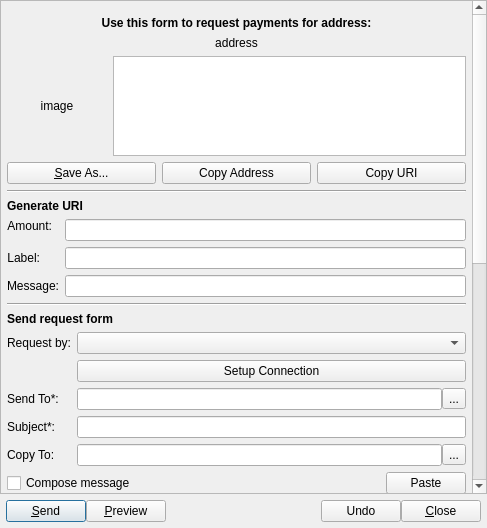
<?xml version="1.0" encoding="UTF-8"?>
<ui version="4.0">
 <class>RequestPaymentDialog</class>
 <widget class="QDialog" name="RequestPaymentDialog">
  <property name="geometry">
   <rect>
    <x>0</x>
    <y>0</y>
    <width>487</width>
    <height>528</height>
   </rect>
  </property>
  <property name="sizePolicy">
   <sizepolicy hsizetype="Preferred" vsizetype="Preferred">
    <horstretch>0</horstretch>
    <verstretch>0</verstretch>
   </sizepolicy>
  </property>
  <property name="minimumSize">
   <size>
    <width>300</width>
    <height>0</height>
   </size>
  </property>
  <property name="windowTitle">
   <string>QR Code Dialog</string>
  </property>
  <layout class="QVBoxLayout" name="verticalLayout_3">
   <property name="spacing">
    <number>0</number>
   </property>
   <property name="leftMargin">
    <number>0</number>
   </property>
   <property name="topMargin">
    <number>0</number>
   </property>
   <property name="rightMargin">
    <number>0</number>
   </property>
   <property name="bottomMargin">
    <number>0</number>
   </property>
   <item>
    <layout class="QHBoxLayout" name="actionBarLayout">
     <property name="spacing">
      <number>0</number>
     </property>
    </layout>
   </item>
   <item>
    <widget class="QScrollArea" name="scrollArea">
     <property name="widgetResizable">
      <bool>true</bool>
     </property>
     <widget class="QWidget" name="scrollAreaWidgetContents">
      <property name="geometry">
       <rect>
        <x>0</x>
        <y>-227</y>
        <width>468</width>
        <height>937</height>
       </rect>
      </property>
      <layout class="QVBoxLayout" name="verticalLayout_4">
       <property name="spacing">
        <number>0</number>
       </property>
       <property name="leftMargin">
        <number>0</number>
       </property>
       <property name="topMargin">
        <number>0</number>
       </property>
       <property name="rightMargin">
        <number>0</number>
       </property>
       <property name="bottomMargin">
        <number>0</number>
       </property>
       <item>
        <layout class="QVBoxLayout" name="verticalLayout">
         <property name="leftMargin">
          <number>3</number>
         </property>
         <property name="rightMargin">
          <number>3</number>
         </property>
         <item>
          <widget class="QWidget" name="widget" native="true">
           <layout class="QVBoxLayout" name="verticalLayout_2">
            <property name="leftMargin">
             <number>3</number>
            </property>
            <property name="topMargin">
             <number>6</number>
            </property>
            <property name="rightMargin">
             <number>3</number>
            </property>
            <property name="bottomMargin">
             <number>6</number>
            </property>
            <item>
             <widget class="QFrame" name="frameSendForm">
              <property name="frameShape">
               <enum>QFrame::NoFrame</enum>
              </property>
              <property name="frameShadow">
               <enum>QFrame::Raised</enum>
              </property>
              <layout class="QVBoxLayout" name="verticalLayout_7">
               <property name="spacing">
                <number>6</number>
               </property>
               <property name="leftMargin">
                <number>0</number>
               </property>
               <property name="topMargin">
                <number>9</number>
               </property>
               <property name="rightMargin">
                <number>0</number>
               </property>
               <property name="bottomMargin">
                <number>6</number>
               </property>
               <item>
                <widget class="QLabel" name="titleMainForm">
                 <property name="sizePolicy">
                  <sizepolicy hsizetype="Preferred" vsizetype="Fixed">
                   <horstretch>0</horstretch>
                   <verstretch>0</verstretch>
                  </sizepolicy>
                 </property>
                 <property name="font">
                  <font>
                   <weight>75</weight>
                   <bold>true</bold>
                  </font>
                 </property>
                 <property name="text">
                  <string>Use this form to request payments for address:</string>
                 </property>
                 <property name="alignment">
                  <set>Qt::AlignCenter</set>
                 </property>
                </widget>
               </item>
               <item>
                <widget class="QLabel" name="labelAddress">
                 <property name="sizePolicy">
                  <sizepolicy hsizetype="Preferred" vsizetype="Fixed">
                   <horstretch>0</horstretch>
                   <verstretch>0</verstretch>
                  </sizepolicy>
                 </property>
                 <property name="text">
                  <string>address</string>
                 </property>
                 <property name="alignment">
                  <set>Qt::AlignCenter</set>
                 </property>
                </widget>
               </item>
               <item>
                <layout class="QHBoxLayout" name="horizontalLayout_5">
                 <item>
                  <widget class="QLabel" name="lblQRCode">
                   <property name="sizePolicy">
                    <sizepolicy hsizetype="Fixed" vsizetype="Fixed">
                     <horstretch>0</horstretch>
                     <verstretch>0</verstretch>
                    </sizepolicy>
                   </property>
                   <property name="minimumSize">
                    <size>
                     <width>100</width>
                     <height>100</height>
                    </size>
                   </property>
                   <property name="text">
                    <string>image</string>
                   </property>
                   <property name="textFormat">
                    <enum>Qt::PlainText</enum>
                   </property>
                   <property name="alignment">
                    <set>Qt::AlignCenter</set>
                   </property>
                   <property name="wordWrap">
                    <bool>true</bool>
                   </property>
                  </widget>
                 </item>
                 <item>
                  <widget class="QPlainTextEdit" name="outUri">
                   <property name="sizePolicy">
                    <sizepolicy hsizetype="MinimumExpanding" vsizetype="Fixed">
                     <horstretch>0</horstretch>
                     <verstretch>0</verstretch>
                    </sizepolicy>
                   </property>
                   <property name="minimumSize">
                    <size>
                     <width>150</width>
                     <height>0</height>
                    </size>
                   </property>
                   <property name="maximumSize">
                    <size>
                     <width>16777215</width>
                     <height>100</height>
                    </size>
                   </property>
                   <property name="horizontalScrollBarPolicy">
                    <enum>Qt::ScrollBarAlwaysOff</enum>
                   </property>
                   <property name="tabChangesFocus">
                    <bool>true</bool>
                   </property>
                   <property name="textInteractionFlags">
                    <set>Qt::TextSelectableByKeyboard|Qt::TextSelectableByMouse</set>
                   </property>
                  </widget>
                 </item>
                </layout>
               </item>
               <item>
                <layout class="QHBoxLayout" name="horizontalLayout_4">
                 <item>
                  <widget class="QPushButton" name="btnSaveAs">
                   <property name="text">
                    <string>&amp;Save As...</string>
                   </property>
                  </widget>
                 </item>
                 <item>
                  <widget class="QPushButton" name="btnCopyAddress">
                   <property name="text">
                    <string>Copy Address</string>
                   </property>
                  </widget>
                 </item>
                 <item>
                  <widget class="QPushButton" name="btnCopyURI">
                   <property name="text">
                    <string>Copy URI</string>
                   </property>
                  </widget>
                 </item>
                </layout>
               </item>
               <item>
                <widget class="Line" name="line_2">
                 <property name="orientation">
                  <enum>Qt::Horizontal</enum>
                 </property>
                </widget>
               </item>
               <item>
                <widget class="QLabel" name="label_6">
                 <property name="font">
                  <font>
                   <weight>75</weight>
                   <bold>true</bold>
                  </font>
                 </property>
                 <property name="text">
                  <string>Generate URI</string>
                 </property>
                </widget>
               </item>
               <item>
                <layout class="QFormLayout" name="formLayout">
                 <property name="fieldGrowthPolicy">
                  <enum>QFormLayout::AllNonFixedFieldsGrow</enum>
                 </property>
                 <item row="0" column="0">
                  <widget class="QLabel" name="lblAmount">
                   <property name="sizePolicy">
                    <sizepolicy hsizetype="Preferred" vsizetype="Maximum">
                     <horstretch>0</horstretch>
                     <verstretch>0</verstretch>
                    </sizepolicy>
                   </property>
                   <property name="text">
                    <string>Amount:</string>
                   </property>
                   <property name="textFormat">
                    <enum>Qt::PlainText</enum>
                   </property>
                   <property name="alignment">
                    <set>Qt::AlignRight|Qt::AlignTrailing|Qt::AlignVCenter</set>
                   </property>
                   <property name="buddy">
                    <cstring>lnReqAmount</cstring>
                   </property>
                  </widget>
                 </item>
                 <item row="0" column="1">
                  <widget class="BitcoinAmountField" name="lnReqAmount">
                   <property name="enabled">
                    <bool>true</bool>
                   </property>
                   <property name="minimumSize">
                    <size>
                     <width>80</width>
                     <height>0</height>
                    </size>
                   </property>
                  </widget>
                 </item>
                 <item row="1" column="0">
                  <widget class="QLabel" name="lblLabel">
                   <property name="text">
                    <string>Label:</string>
                   </property>
                   <property name="textFormat">
                    <enum>Qt::PlainText</enum>
                   </property>
                   <property name="alignment">
                    <set>Qt::AlignRight|Qt::AlignTrailing|Qt::AlignVCenter</set>
                   </property>
                   <property name="buddy">
                    <cstring>lnLabel</cstring>
                   </property>
                  </widget>
                 </item>
                 <item row="1" column="1">
                  <widget class="QLineEdit" name="lnLabel">
                   <property name="maxLength">
                    <number>255</number>
                   </property>
                  </widget>
                 </item>
                 <item row="2" column="0">
                  <widget class="QLabel" name="lblMessage">
                   <property name="text">
                    <string>Message:</string>
                   </property>
                   <property name="textFormat">
                    <enum>Qt::PlainText</enum>
                   </property>
                   <property name="alignment">
                    <set>Qt::AlignRight|Qt::AlignTrailing|Qt::AlignVCenter</set>
                   </property>
                   <property name="buddy">
                    <cstring>lnMessage</cstring>
                   </property>
                  </widget>
                 </item>
                 <item row="2" column="1">
                  <widget class="QLineEdit" name="lnMessage">
                   <property name="maxLength">
                    <number>61</number>
                   </property>
                  </widget>
                 </item>
                </layout>
               </item>
               <item>
                <widget class="Line" name="line">
                 <property name="orientation">
                  <enum>Qt::Horizontal</enum>
                 </property>
                </widget>
               </item>
               <item>
                <widget class="QLabel" name="label_5">
                 <property name="font">
                  <font>
                   <weight>75</weight>
                   <bold>true</bold>
                  </font>
                 </property>
                 <property name="text">
                  <string>Send request form</string>
                 </property>
                </widget>
               </item>
               <item>
                <layout class="QFormLayout" name="formSendRequest">
                 <item row="0" column="0">
                  <widget class="QLabel" name="label">
                   <property name="text">
                    <string>Request by:</string>
                   </property>
                  </widget>
                 </item>
                 <item row="0" column="1">
                  <widget class="QComboBox" name="requestBy"/>
                 </item>
                 <item row="1" column="1">
                  <widget class="QPushButton" name="btnOpenSettings">
                   <property name="enabled">
                    <bool>true</bool>
                   </property>
                   <property name="text">
                    <string>Setup Connection</string>
                   </property>
                  </widget>
                 </item>
                 <item row="2" column="0">
                  <widget class="QLabel" name="labelSendTo">
                   <property name="text">
                    <string>Send To*:</string>
                   </property>
                  </widget>
                 </item>
                 <item row="3" column="0">
                  <widget class="QLabel" name="labelSubject">
                   <property name="text">
                    <string>Subject*:</string>
                   </property>
                  </widget>
                 </item>
                 <item row="3" column="1">
                  <widget class="QLineEdit" name="requestSubject">
                   <property name="maxLength">
                    <number>255</number>
                   </property>
                  </widget>
                 </item>
                 <item row="4" column="1">
                  <layout class="QHBoxLayout" name="horizontalLayout">
                   <property name="spacing">
                    <number>0</number>
                   </property>
                   <item>
                    <widget class="QLineEdit" name="requestCopyTo">
                     <property name="inputMethodHints">
                      <set>Qt::ImhEmailCharactersOnly</set>
                     </property>
                     <property name="maxLength">
                      <number>61</number>
                     </property>
                    </widget>
                   </item>
                   <item>
                    <widget class="QToolButton" name="btnRequestCopyTo">
                     <property name="text">
                      <string>...</string>
                     </property>
                     <property name="icon">
                      <iconset resource="../bitcoin.qrc">
                       <normaloff>:/icons/editpaste</normaloff>:/icons/editpaste</iconset>
                     </property>
                    </widget>
                   </item>
                  </layout>
                 </item>
                 <item row="2" column="1">
                  <layout class="QHBoxLayout" name="horizontalLayout_8">
                   <property name="spacing">
                    <number>0</number>
                   </property>
                   <item>
                    <widget class="QLineEdit" name="requestSendTo">
                     <property name="inputMethodHints">
                      <set>Qt::ImhEmailCharactersOnly</set>
                     </property>
                     <property name="maxLength">
                      <number>61</number>
                     </property>
                    </widget>
                   </item>
                   <item>
                    <widget class="QToolButton" name="btnRequestSendTo">
                     <property name="text">
                      <string>...</string>
                     </property>
                     <property name="icon">
                      <iconset resource="../bitcoin.qrc">
                       <normaloff>:/icons/editpaste</normaloff>:/icons/editpaste</iconset>
                     </property>
                    </widget>
                   </item>
                  </layout>
                 </item>
                 <item row="4" column="0">
                  <widget class="QLabel" name="labelCopyTo">
                   <property name="text">
                    <string>Copy To:</string>
                   </property>
                  </widget>
                 </item>
                </layout>
               </item>
               <item>
                <layout class="QHBoxLayout" name="horizontalLayout_2">
                 <item>
                  <widget class="QCheckBox" name="chkIncludeMessage">
                   <property name="enabled">
                    <bool>true</bool>
                   </property>
                   <property name="text">
                    <string>Compose message</string>
                   </property>
                  </widget>
                 </item>
                 <item>
                  <spacer name="horizontalSpacer">
                   <property name="orientation">
                    <enum>Qt::Horizontal</enum>
                   </property>
                   <property name="sizeHint" stdset="0">
                    <size>
                     <width>40</width>
                     <height>20</height>
                    </size>
                   </property>
                  </spacer>
                 </item>
                 <item>
                  <widget class="QPushButton" name="btnPasteMessage">
                   <property name="text">
                    <string>Paste</string>
                   </property>
                   <property name="icon">
                    <iconset resource="../bitcoin.qrc">
                     <normaloff>:/icons/editpaste</normaloff>:/icons/editpaste</iconset>
                   </property>
                  </widget>
                 </item>
                </layout>
               </item>
               <item>
                <widget class="QTextEdit" name="requestIncludeMessage"/>
               </item>
              </layout>
             </widget>
            </item>
            <item>
             <widget class="QFrame" name="frameProcessForm">
              <property name="frameShape">
               <enum>QFrame::NoFrame</enum>
              </property>
              <property name="frameShadow">
               <enum>QFrame::Raised</enum>
              </property>
              <layout class="QVBoxLayout" name="verticalLayout_8">
               <property name="leftMargin">
                <number>0</number>
               </property>
               <property name="topMargin">
                <number>9</number>
               </property>
               <property name="rightMargin">
                <number>0</number>
               </property>
               <property name="bottomMargin">
                <number>9</number>
               </property>
               <item>
                <widget class="QLabel" name="titleSendingRequest">
                 <property name="font">
                  <font>
                   <weight>75</weight>
                   <bold>true</bold>
                  </font>
                 </property>
                 <property name="text">
                  <string>Sending Payment Request...</string>
                 </property>
                </widget>
               </item>
               <item>
                <layout class="QVBoxLayout" name="verticalLayout_9">
                 <property name="spacing">
                  <number>2</number>
                 </property>
                 <item>
                  <layout class="QHBoxLayout" name="horizontalLayout_3">
                   <item>
                    <widget class="QLabel" name="labelLoader">
                     <property name="sizePolicy">
                      <sizepolicy hsizetype="Fixed" vsizetype="Fixed">
                       <horstretch>0</horstretch>
                       <verstretch>0</verstretch>
                      </sizepolicy>
                     </property>
                     <property name="minimumSize">
                      <size>
                       <width>100</width>
                       <height>100</height>
                      </size>
                     </property>
                     <property name="maximumSize">
                      <size>
                       <width>100</width>
                       <height>100</height>
                      </size>
                     </property>
                     <property name="text">
                      <string>loader</string>
                     </property>
                     <property name="scaledContents">
                      <bool>false</bool>
                     </property>
                     <property name="alignment">
                      <set>Qt::AlignCenter</set>
                     </property>
                    </widget>
                   </item>
                   <item>
                    <layout class="QFormLayout" name="formLayout_3">
                     <item row="0" column="0">
                      <widget class="QLabel" name="label_2">
                       <property name="text">
                        <string>To:</string>
                       </property>
                      </widget>
                     </item>
                     <item row="0" column="1">
                      <widget class="QLineEdit" name="sendingLineTo">
                       <property name="styleSheet">
                        <string notr="true">*{background:transparent;}</string>
                       </property>
                       <property name="readOnly">
                        <bool>true</bool>
                       </property>
                      </widget>
                     </item>
                     <item row="2" column="0">
                      <widget class="QLabel" name="label_3">
                       <property name="text">
                        <string>Amount:</string>
                       </property>
                      </widget>
                     </item>
                     <item row="2" column="1">
                      <widget class="QLineEdit" name="sendingLineAmount">
                       <property name="styleSheet">
                        <string notr="true">*{background:transparent;}</string>
                       </property>
                       <property name="readOnly">
                        <bool>true</bool>
                       </property>
                      </widget>
                     </item>
                     <item row="3" column="0">
                      <widget class="QLabel" name="label_4">
                       <property name="text">
                        <string>Address:</string>
                       </property>
                      </widget>
                     </item>
                     <item row="3" column="1">
                      <widget class="QLineEdit" name="sendingLineAddress">
                       <property name="styleSheet">
                        <string notr="true">*{background:transparent;}</string>
                       </property>
                       <property name="readOnly">
                        <bool>true</bool>
                       </property>
                       <property name="clearButtonEnabled">
                        <bool>false</bool>
                       </property>
                      </widget>
                     </item>
                     <item row="1" column="0">
                      <widget class="QLabel" name="label_7">
                       <property name="text">
                        <string>Subject:</string>
                       </property>
                      </widget>
                     </item>
                     <item row="1" column="1">
                      <widget class="QLineEdit" name="sendingLineSubject">
                       <property name="styleSheet">
                        <string notr="true">*{background:transparent;}</string>
                       </property>
                       <property name="readOnly">
                        <bool>true</bool>
                       </property>
                      </widget>
                     </item>
                    </layout>
                   </item>
                  </layout>
                 </item>
                 <item>
                  <widget class="QTextEdit" name="processMessages">
                   <property name="sizePolicy">
                    <sizepolicy hsizetype="Expanding" vsizetype="Fixed">
                     <horstretch>0</horstretch>
                     <verstretch>0</verstretch>
                    </sizepolicy>
                   </property>
                   <property name="maximumSize">
                    <size>
                     <width>16777215</width>
                     <height>40</height>
                    </size>
                   </property>
                   <property name="styleSheet">
                    <string notr="true">*{background:transparent;}</string>
                   </property>
                   <property name="verticalScrollBarPolicy">
                    <enum>Qt::ScrollBarAlwaysOff</enum>
                   </property>
                   <property name="horizontalScrollBarPolicy">
                    <enum>Qt::ScrollBarAlwaysOff</enum>
                   </property>
                   <property name="documentTitle">
                    <string/>
                   </property>
                   <property name="readOnly">
                    <bool>true</bool>
                   </property>
                   <property name="html">
                    <string>&lt;!DOCTYPE HTML PUBLIC &quot;-//W3C//DTD HTML 4.0//EN&quot; &quot;http://www.w3.org/TR/REC-html40/strict.dtd&quot;&gt;
&lt;html&gt;&lt;head&gt;&lt;meta name=&quot;qrichtext&quot; content=&quot;1&quot; /&gt;&lt;style type=&quot;text/css&quot;&gt;
p, li { white-space: pre-wrap; }
&lt;/style&gt;&lt;/head&gt;&lt;body style=&quot; font-family:'MS Shell Dlg 2'; font-size:8.25pt; font-weight:400; font-style:normal;&quot;&gt;
&lt;p align=&quot;center&quot; style=&quot;-qt-paragraph-type:empty; margin-top:0px; margin-bottom:0px; margin-left:0px; margin-right:0px; -qt-block-indent:0; text-indent:0px;&quot;&gt;&lt;br /&gt;&lt;/p&gt;&lt;/body&gt;&lt;/html&gt;</string>
                   </property>
                   <property name="textInteractionFlags">
                    <set>Qt::TextSelectableByKeyboard</set>
                   </property>
                  </widget>
                 </item>
                </layout>
               </item>
               <item>
                <layout class="QHBoxLayout" name="horizontalLayout_6">
                 <property name="leftMargin">
                  <number>6</number>
                 </property>
                 <property name="rightMargin">
                  <number>6</number>
                 </property>
                 <item>
                  <widget class="QPushButton" name="btnSendMore">
                   <property name="text">
                    <string>Send another request</string>
                   </property>
                  </widget>
                 </item>
                 <item>
                  <widget class="QPushButton" name="btnCancelRequest">
                   <property name="text">
                    <string>Cancel</string>
                   </property>
                  </widget>
                 </item>
                </layout>
               </item>
              </layout>
             </widget>
            </item>
            <item>
             <spacer name="verticalSpacer">
              <property name="orientation">
               <enum>Qt::Vertical</enum>
              </property>
              <property name="sizeHint" stdset="0">
               <size>
                <width>20</width>
                <height>2</height>
               </size>
              </property>
             </spacer>
            </item>
           </layout>
          </widget>
         </item>
        </layout>
       </item>
      </layout>
     </widget>
    </widget>
   </item>
   <item>
    <layout class="QHBoxLayout" name="btnLayout">
     <property name="leftMargin">
      <number>6</number>
     </property>
     <property name="topMargin">
      <number>6</number>
     </property>
     <property name="rightMargin">
      <number>6</number>
     </property>
     <property name="bottomMargin">
      <number>6</number>
     </property>
     <item>
      <widget class="QPushButton" name="btnSendRequest">
       <property name="text">
        <string>&amp;Send</string>
       </property>
       <property name="icon">
        <iconset resource="../bitcoin.qrc">
         <normaloff>:/icons/request_payment</normaloff>:/icons/request_payment</iconset>
       </property>
       <property name="autoDefault">
        <bool>true</bool>
       </property>
       <property name="default">
        <bool>true</bool>
       </property>
      </widget>
     </item>
     <item>
      <widget class="QPushButton" name="btnPreviewRequest">
       <property name="text">
        <string>&amp;Preview</string>
       </property>
       <property name="icon">
        <iconset resource="../bitcoin.qrc">
         <normaloff>:/icons/preview</normaloff>:/icons/preview</iconset>
       </property>
      </widget>
     </item>
     <item>
      <spacer name="btnSpacer">
       <property name="orientation">
        <enum>Qt::Horizontal</enum>
       </property>
       <property name="sizeHint" stdset="0">
        <size>
         <width>10</width>
         <height>20</height>
        </size>
       </property>
      </spacer>
     </item>
     <item>
      <widget class="QPushButton" name="btnClear">
       <property name="text">
        <string>Undo</string>
       </property>
       <property name="icon">
        <iconset resource="../bitcoin.qrc">
         <normaloff>:/icons/undo</normaloff>:/icons/undo</iconset>
       </property>
      </widget>
     </item>
     <item>
      <widget class="QPushButton" name="btnCancel">
       <property name="text">
        <string>&amp;Close</string>
       </property>
       <property name="icon">
        <iconset resource="../bitcoin.qrc">
         <normaloff>:/icons/quit</normaloff>:/icons/quit</iconset>
       </property>
      </widget>
     </item>
    </layout>
   </item>
  </layout>
 </widget>
 <customwidgets>
  <customwidget>
   <class>BitcoinAmountField</class>
   <extends>QLineEdit</extends>
   <header>bitcoinamountfield.h</header>
   <container>1</container>
  </customwidget>
 </customwidgets>
 <resources>
  <include location="../bitcoin.qrc"/>
 </resources>
 <connections/>
</ui>
